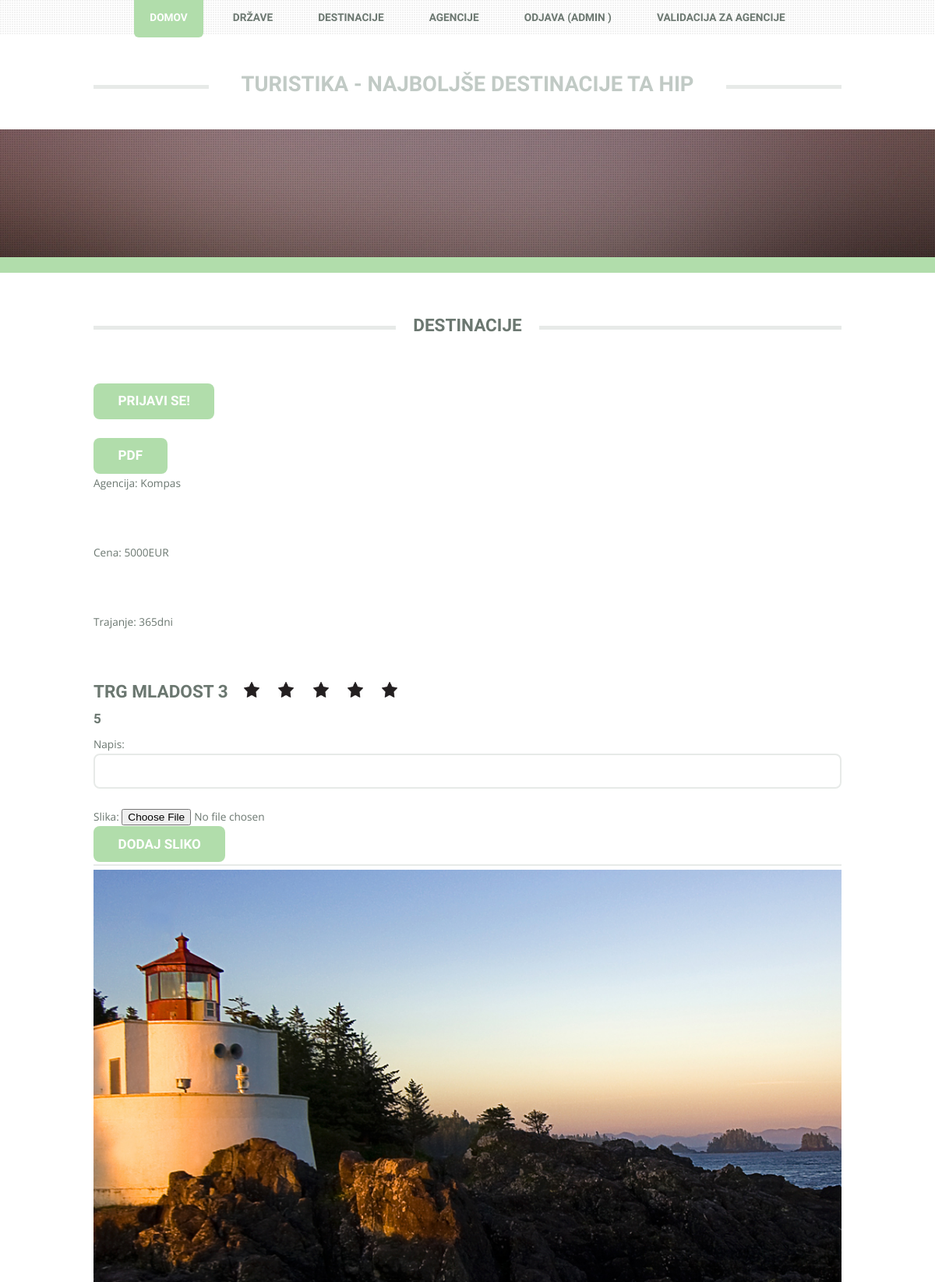
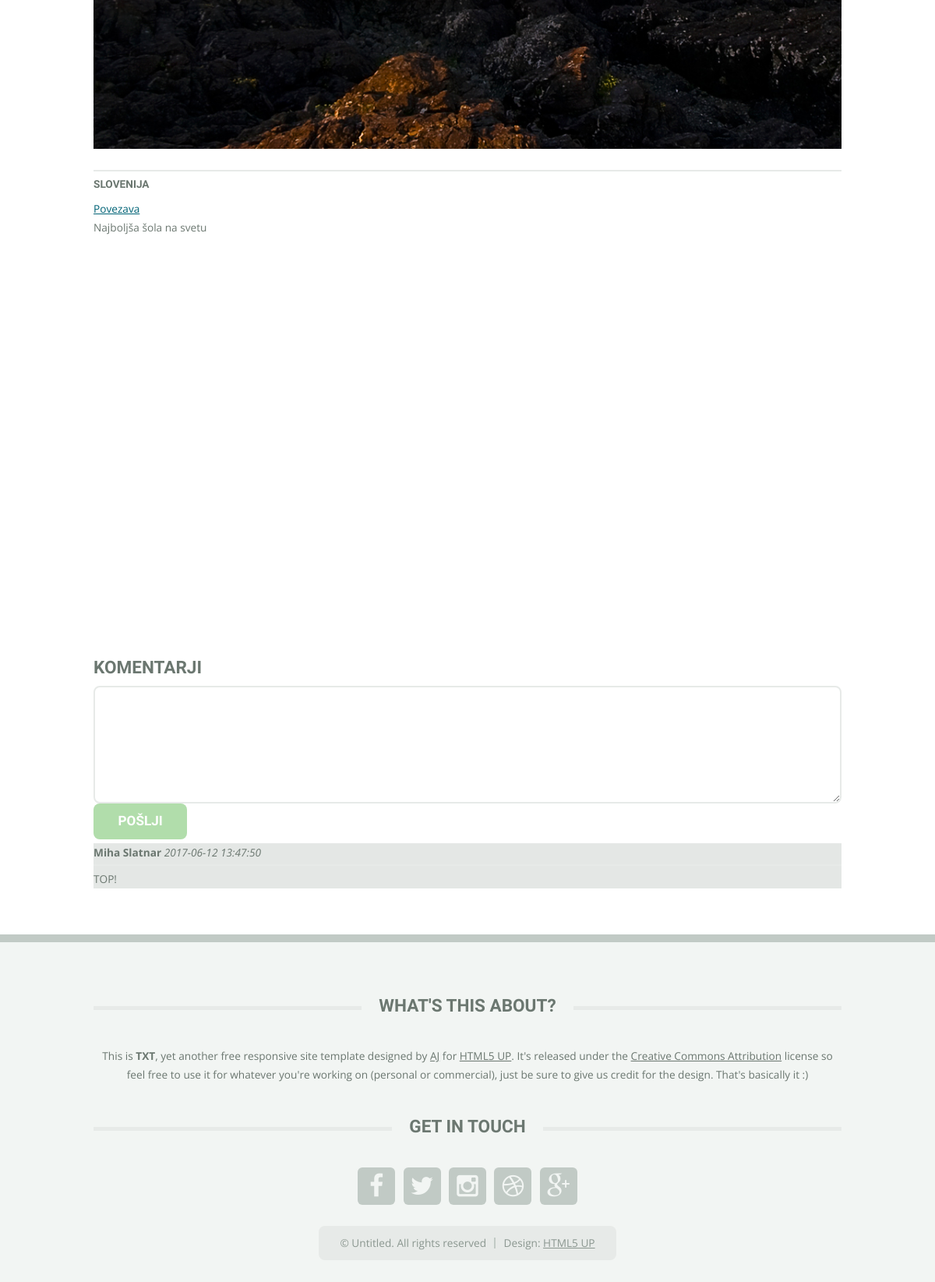
The app's page /destination.php?id=1 (signed in) with its own data (2 pictures, top to bottom).
### tables this page shows
CREATE TABLE `agencies` (
  `id` int(11) NOT NULL,
  `title` varchar(75) NOT NULL,
  `user_name` varchar(100) NOT NULL,
  `pass` varchar(250) NOT NULL,
  `email` varchar(100) NOT NULL,
  `avatar` varchar(150) DEFAULT NULL,
  `admin` int(11) NOT NULL
);

CREATE TABLE `destinations` (
  `id` int(11) NOT NULL,
  `country_id` int(11) NOT NULL,
  `agency_id` int(11) NOT NULL,
  `title` varchar(200) NOT NULL,
  `description` text,
  `www` varchar(200) DEFAULT NULL,
  `lat` varchar(100) DEFAULT NULL,
  `alt` varchar(100) DEFAULT NULL,
  `cost` int(11) DEFAULT NULL,
  `duration` int(11) NOT NULL
);

CREATE TABLE `pictures` (
  `id` int(11) NOT NULL,
  `destination_id` int(11) NOT NULL,
  `url` varchar(200) NOT NULL,
  `title` varchar(200) NOT NULL
);

CREATE TABLE `countries` (
  `id` int(11) NOT NULL,
  `title` varchar(200) NOT NULL,
  `short` varchar(5) NOT NULL
);

CREATE TABLE `comments` (
  `id` int(11) NOT NULL,
  `user_id` int(11) NOT NULL,
  `destination_id` int(11) NOT NULL,
  `content` text NOT NULL,
  `date_add` timestamp NOT NULL DEFAULT CURRENT_TIMESTAMP ON UPDATE CURRENT_TIMESTAMP
);

CREATE TABLE `users` (
  `id` int(11) NOT NULL,
  `email` varchar(100) NOT NULL,
  `pass` varchar(100) NOT NULL,
  `first_name` varchar(50) DEFAULT NULL,
  `last_name` varchar(50) NOT NULL,
  `avatar` varchar(200) DEFAULT NULL,
  `admin` int(11) NOT NULL
);

### destination.php (the view, shortened to what this page needs)
<?php
    include_once 'header.php';
    include_once 'database.php';
    function getCountryName($id) {
        include 'database.php';
        $query = "SELECT * FROM countries
                  WHERE id = $id";
        $result = mysqli_query($link, $query);
        $country = mysqli_fetch_array($result);
        return $country['title'];
    }
    $id = (int) $_GET['id'];
    $query = "SELECT * FROM destinations WHERE id = $id";
    $result = mysqli_query($link, $query);
    $destination = mysqli_fetch_array($result);
    $destination_id = $destination['agency_id'];
    $query2 = "SELECT * FROM agencies WHERE id=$destination_id";
    $result2 = mysqli_query($link, $query2);
    $agency = mysqli_fetch_array($result2);
?>
<form method="post" action="users_destinations_insert.php">
    <input type="submit" name="submit" value="PRIJAVI SE!">
</form>
<br>
<form method="post" action="pdf.php">
    <input type="submit" name="submit" value="PDF">
</form>
<div>
    <p>Agencija: <?php echo $agency['title'];?></p><br>
    <p>Cena: <?php echo $destination['cost'];?>EUR</p><br>
    <p>Trajanje: <?php echo $destination['duration'];?>dni</p><br>
</div>
<h2><?php echo $destination['title'];?>
    <div class="ocena">
        <a href="rate.php?id=<?php echo $id; ?>&rate=1">
            <img src="img/star.png" alt="ocena" />
        </a>
        <a href="rate.php?id=<?php echo $id; ?>&rate=2">
            <img src="img/star.png" alt="ocena" />
        </a>
        <a href="rate.php?id=<?php echo $id; ?>&rate=3">
            <img src="img/star.png" alt="ocena" />
        </a>
        <a href="rate.php?id=<?php echo $id; ?>&rate=4">
            <img src="img/star.png" alt="ocena" />
        </a>
        <a href="rate.php?id=<?php echo $id; ?>&rate=5">
            <img src="img/star.png" alt="ocena" />
        </a>
    </div>
</h2>
<?php
    $query = "SELECT AVG(rate)
              FROM rates
              WHERE destination_id = $id";
    $result = mysqli_query($link, $query);
    $avg = mysqli_fetch_array($result);
    echo '<h3>'.round($avg[0],2).'</h3>';
?>
<div class="pictureGallery">
    <?php
        if ($_SESSION['admin'] == 1) {
    ?>
    <form action="picture_insert.php" method="post" enctype="multipart/form-data">
        Napis: <input type="text" name="title" /><br />
        Slika: <input type="file" name="fileToUpload" /><br />
        <input type="submit" value="Dodaj sliko" />
    </form>
    <hr />
    <?php
        }
    ?>
    <div>
    <?php
        $query = "SELECT * FROM pictures
                  WHERE destination_id = $id";
        $result = mysqli_query($link, $query);
        echo '<div id="slider">';
        echo '<figure>';
        while ($row = mysqli_fetch_array($result)) {
            echo '<a href="'.$row['url'].'" data-lightbox="gallery"
                   data-title="'.$row['title'].'">
                       <img id="slider" src="'.$row['url'].'"
                        alt="'.$row['title'].'" width="300px" />
                  </a>';
        }
        echo '</figure>';
        echo '</div>';
    ?>
    <br><hr>
<h5><?php echo getCountryName($destination['country_id']);?></h5>
<a href="<?php echo $destination['www']; ?>" target="_blank">Povezava</a>
<p>
    <?php echo $destination['description']; ?>
</p>
<div id="googleMap" style="width:500px;height:500px;"></div>
<div class="comments">
    <h2>Komentarji</h2>
    <form action="comment_insert.php" method="post">
        <textarea name="content" cols="5" rows="5"></textarea>
        <input type="submit" value="Pošlji" />
    </form>
    <?php
    $query = "SELECT *, c.id AS cid
              FROM comments c INNER JOIN
                   users u ON c.user_id=u.id
              WHERE c.destination_id=$id
              ORDER BY c.date_add DESC";
    $result = mysqli_query($link, $query);
    $st = 1;
    while ($row = mysqli_fetch_array($result)) {
        if ($st%2==0) {
            echo '<div class="soda">';
        }
        else {
            echo '<div class="liha">';
        }
        echo '<span class="username">'.
                $row['first_name'].' '.
                $row['last_name'].
             '</span> ';
        echo '<span class="commentdate">'.
              $row['date_add'].'
              </span>';
        echo '<hr />';
        echo $row['content'];
        echo '</div>';
        $st++;
    }
    ?>
</div>
<?php
include_once 'footer.php';
?>

### css/lightbox.css (style rules this page uses)
body:after { content: url(../img/close.png) url(../img/loading.gif) url(../img/prev.png) url(../img/next.png); display: none; }

### css/style.css (style rules this page uses)
body { background: #f2f5f3; }
body,input,textarea,select { font-family: 'Open Sans', sans-serif; font-weight: 400; color: #6b7770; font-size: 11.5pt; line-height: 2em; }
h1, h2, h3, h4, h5, h6 { font-family: 'Open Sans Condensed', sans-serif; font-weight: 700; text-transform: uppercase; color: #6b7770; }
h1 a, h2 a, h3 a, h4 a, h5 a, h6 a { text-decoration: none; color: inherit; }
a { color: #006376; text-decoration: underline; }
hr { border: 0; border-top: solid 2px #E7EAE8; margin: 0 0 3em 0; }
p, ul, ol, dl, table { margin-bottom: 3em; }
input[type="button"], input[type="submit"], input[type="reset"], .button { -webkit-appearance: none; display: inline-block; font-family: 'Open Sans Condensed', sans-serif; font-weight: 700; text-transform: uppercase; text-decoration: none; background: #b1ddab; color: #fff; border: 0; line-height: 1em; border-radius: 8px; outline: 0; cursor: pointer; -moz-transition: background-color .2s ease-in-out; -webkit-transition: background-color .2s ease-in-out; -o-transition: background-color .2s ease-in-out; -ms-transition: background-color .2s ease-in-out; transition: background-color .2s ease-in-out; }
form input[type="text"], form input[type="email"], form input[type="password"], form select, form textarea { -webkit-appearance: none; display: block; width: 100%; border-radius: 8px; border: solid 2px #E7EAE8; }
form input[type="text"], form input[type="email"], form input[type="password"], form select { line-height: 3em; padding: 0 1em; }
form textarea { min-height: 9em; padding: 1em; }
div.liha { background-color: #E4E7E5; margin: 5px 0px; }
.username { font-weight: bold; }
.commentdate { font-style: italic; }
div hr { margin-bottom: 5px; margin-top: 3px; }
.ocena { display: inline-block; margin-left: 15px; }
.ocena img { width: 20px; }

### css/style-desktop.css (style rules this page uses)
h1, h2, h3, h4, h5, h6 { margin: 0 0 0.5em 0; }
h2 { font-size: 1.65em; }
h3 { font-size: 1.25em; }
input[type="button"], input[type="submit"], input[type="reset"], .button { font-size: 1.25em; padding: 0.85em 1.85em; }

### css/style-1000px.css (style rules this page uses)
body { min-width: 960px; }
body,input,textarea,select { font-size: 10.25pt; line-height: 1.75em; }

### destination.php (style rules this page uses)
#slider { overflow: hidden; }
#slider figure img { width: 20%; float: left; }
#slider figure { position: relative; width: 500%; margin: 0; left: 0; tet-align: left; font-size: 0; animation: 20s slider infinite; }

### records on screen
agencies: title "Kompas"
destinations: cost "5000", duration "365", title "TRG MLADOST 3", country.title "SLOVENIJA", description "Najboljša šola na svetu"
pictures: url (picture)
comments: user.first_name "Miha", user.last_name "Slatnar", date_add "2017-06-12 13:47:50", content "TOP!"

### other values on screen
$_SESSION['first_name'] "ADMIN"
$avg[0] "5"
